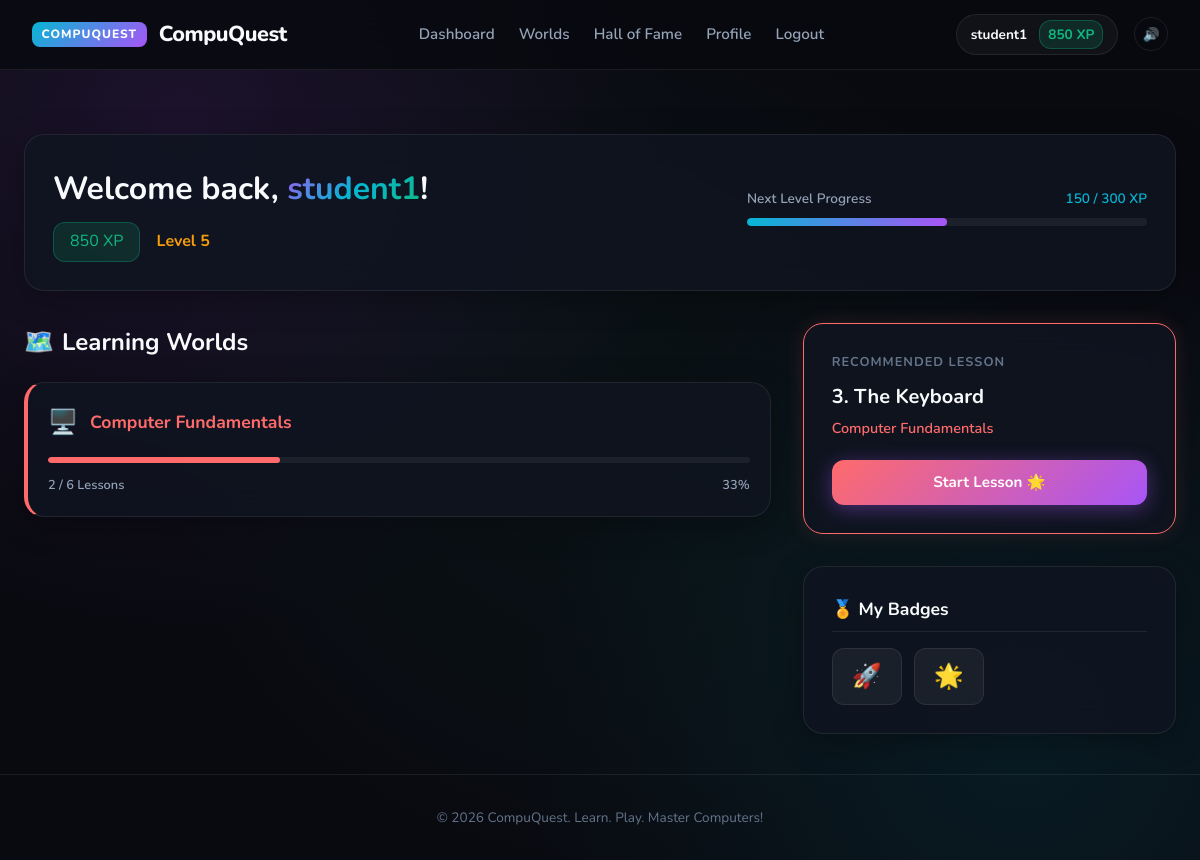
The app's page /dashboard (signed in) with its own data.
### tables this page shows
CREATE TABLE users (
        id INTEGER PRIMARY KEY AUTOINCREMENT,
        username TEXT UNIQUE NOT NULL,
        email TEXT UNIQUE NOT NULL,
        password_hash TEXT NOT NULL,
        xp INTEGER DEFAULT 0,
        level INTEGER DEFAULT 1,
        streak INTEGER DEFAULT 1,
        last_active_date TEXT,
        avatar TEXT DEFAULT 'happy_bot',
        title TEXT DEFAULT 'Explorer',
        created_at TEXT DEFAULT CURRENT_TIMESTAMP
    , grade INTEGER DEFAULT 1);

CREATE TABLE categories (
        slug TEXT PRIMARY KEY,
        title TEXT NOT NULL,
        subtitle TEXT,
        badge_label TEXT,
        accent_color TEXT,
        icon TEXT,
        order_idx INTEGER,
        description TEXT
    , min_grade INTEGER DEFAULT 1, max_grade INTEGER DEFAULT 10);

CREATE TABLE quests (
        id INTEGER PRIMARY KEY AUTOINCREMENT,
        category_slug TEXT NOT NULL,
        title TEXT NOT NULL,
        learning_material TEXT,
        story_hook TEXT,
        xp_reward INTEGER DEFAULT 100,
        difficulty TEXT,
        order_idx INTEGER,
        quiz_question TEXT,
        quiz_options TEXT,
        quiz_answer INTEGER,
        FOREIGN KEY (category_slug) REFERENCES categories(slug)
    );

CREATE TABLE user_badges (
        id INTEGER PRIMARY KEY AUTOINCREMENT,
        user_id INTEGER NOT NULL,
        badge_id INTEGER NOT NULL,
        earned_at TEXT DEFAULT CURRENT_TIMESTAMP,
        UNIQUE(user_id, badge_id),
        FOREIGN KEY (user_id) REFERENCES users(id),
        FOREIGN KEY (badge_id) REFERENCES badges(id)
    );

CREATE TABLE badges (
        id INTEGER PRIMARY KEY AUTOINCREMENT,
        slug TEXT UNIQUE NOT NULL,
        name TEXT NOT NULL,
        description TEXT,
        icon TEXT,
        category TEXT
    );

### app.py (the view)
@app.route('/dashboard')
def dashboard():
    user = get_current_user()
    if not user:
        flash('Please login to view your dashboard.', 'warning')
        return redirect(url_for('login'))
    conn = get_db_connection()
    lvl, curr_xp, next_lvl_xp = calculate_level(user['xp'])
    progress_pct = min(100, int((curr_xp / next_lvl_xp) * 100))
    categories = conn.execute('SELECT * FROM categories WHERE min_grade <= ? AND max_grade >= ? ORDER BY order_idx ASC', (user['grade'], user['grade'])).fetchall()
    cat_stats = []
    for cat in categories:
        total = conn.execute('SELECT COUNT(*) as count FROM quests WHERE category_slug = ?', (cat['slug'],)).fetchone()['count']
        completed = conn.execute('''
            SELECT COUNT(*) as count FROM user_progress up
            JOIN quests q ON up.quest_id = q.id
            WHERE up.user_id = ? AND up.completed = 1 AND q.category_slug = ?
        ''', (user['id'], cat['slug'])).fetchone()['count']
        pct = int((completed / total * 100)) if total > 0 else 0
        cat_stats.append({'cat': cat, 'total': total, 'completed': completed, 'pct': pct})
    badges = conn.execute('''
        SELECT b.*, ub.earned_at FROM badges b
        JOIN user_badges ub ON b.id = ub.badge_id
        WHERE ub.user_id = ?
        ORDER BY ub.earned_at DESC
    ''', (user['id'],)).fetchall()
    next_quest = conn.execute('''
        SELECT q.*, c.title as cat_title, c.accent_color FROM quests q
        JOIN categories c ON q.category_slug = c.slug
        LEFT JOIN user_progress up ON q.id = up.quest_id AND up.user_id = ?
        WHERE up.completed IS NULL OR up.completed = 0
        ORDER BY c.order_idx ASC, q.order_idx ASC
        LIMIT 1
    ''', (user['id'],)).fetchone()
    conn.close()
    return render_template('dashboard.html', user=user, level=lvl, curr_xp=curr_xp, next_lvl_xp=next_lvl_xp, progress_pct=progress_pct, cat_stats=cat_stats, badges=badges, next_quest=next_quest)

### app.py (called while the page is built)
def calculate_level(xp):
    if xp < 100:
        return 1, xp, 100
    elif xp < 250:
        return 2, xp - 100, 150
    elif xp < 450:
        return 3, xp - 250, 200
    elif xp < 700:
        return 4, xp - 450, 250
    elif xp < 1000:
        return 5, xp - 700, 300
    else:
        lvl = 5 + (xp - 1000) // 350
        curr = (xp - 1000) % 350
        return lvl, curr, 350

def get_current_user():
    if 'user_id' not in session:
        return None
    conn = get_db_connection()
    user = conn.execute('SELECT * FROM users WHERE id = ?', (session['user_id'],)).fetchone()
    conn.close()
    return user

### database.py (called while the page is built)
def get_db_connection():
    conn = sqlite3.connect(DB_PATH)
    conn.row_factory = sqlite3.Row
    return conn

### templates/dashboard.html
{% extends 'base.html' %}
{% block content %}
<div style="display: flex; flex-direction: column; gap: 2rem;">
    <div class="glass-card" style="display: flex; justify-content: space-between; align-items: center; flex-wrap: wrap; gap: 1rem;">
        <div>
            <h1 style="font-size: 2rem; margin-bottom: 0.5rem;">Welcome back, <span class="gradient-text">{{ user.username }}</span>!</h1>
            <div style="display: flex; gap: 1rem; align-items: center;">
                <span class="xp-badge" style="font-size: 1rem; padding: 0.4rem 1rem;">{{ user.xp }} XP</span>
                <span style="font-weight: 700; color: var(--neon-amber);">Level {{ level }}</span>
            </div>
        </div>
        <div style="min-width: 250px; flex-grow: 1; max-width: 400px;">
            <div style="display: flex; justify-content: space-between; margin-bottom: 0.5rem; font-size: 0.85rem; font-weight: 600;">
                <span style="color: var(--text-secondary);">Next Level Progress</span>
                <span style="color: var(--neon-cyan);">{{ curr_xp }} / {{ next_lvl_xp }} XP</span>
            </div>
            <div class="tier-progress-track">
                <div class="tier-progress-fill" style="width: {{ progress_pct }}%; background: linear-gradient(90deg, var(--neon-cyan), var(--neon-purple));"></div>
            </div>
        </div>
    </div>
    <div style="display: grid; grid-template-columns: 2fr 1fr; gap: 2rem;">
        <div style="display: flex; flex-direction: column; gap: 2rem;">
            <section>
                <h2 style="font-size: 1.5rem; margin-bottom: 1.25rem; display: flex; align-items: center; gap: 0.5rem;">
                    🗺️ <span style="color: var(--text-primary);">Learning Worlds</span>
                </h2>
                <div style="display: grid; grid-template-columns: repeat(auto-fit, minmax(220px, 1fr)); gap: 1.25rem;">
                    {% for stat in cat_stats %}
                    <div class="glass-card" style="padding: 1.25rem; border-left: 4px solid {{ stat.cat.accent_color }};">
                        <div style="display: flex; align-items: center; gap: 0.75rem; margin-bottom: 1rem;">
                            <div style="font-size: 1.5rem;">{{ stat.cat.icon }}</div>
                            <h3 style="font-size: 1.1rem; color: {{ stat.cat.accent_color }};">{{ stat.cat.title }}</h3>
                        </div>
                        <div class="tier-progress-track" style="height: 6px;">
                            <div class="tier-progress-fill" style="width: {{ stat.pct }}%; background: {{ stat.cat.accent_color }};"></div>
                        </div>
                        <div style="display: flex; justify-content: space-between; font-size: 0.8rem; color: var(--text-secondary); margin-top: 0.5rem; font-weight: 600;">
                            <span>{{ stat.completed }} / {{ stat.total }} Lessons</span>
                            <span>{{ stat.pct }}%</span>
                        </div>
                    </div>
                    {% endfor %}
                </div>
            </section>
        </div>
        <div style="display: flex; flex-direction: column; gap: 2rem;">
            {% if next_quest %}
            <section>
                <div class="glass-card" style="border-color: {{ next_quest.accent_color }}; box-shadow: 0 0 20px {{ next_quest.accent_color }}22;">
                    <div style="font-size: 0.8rem; text-transform: uppercase; letter-spacing: 1px; color: var(--text-muted); margin-bottom: 0.5rem; font-weight: 700;">Recommended Lesson</div>
                    <h3 style="font-size: 1.25rem; margin-bottom: 0.25rem;">{{ next_quest.title }}</h3>
                    <div style="color: {{ next_quest.accent_color }}; font-size: 0.9rem; font-weight: 600; margin-bottom: 1.25rem;">{{ next_quest.cat_title }}</div>
                    <a href="{{ url_for('learn_arena', quest_id=next_quest.id) }}" class="btn-glow btn-primary" style="width: 100%; background: linear-gradient(135deg, {{ next_quest.accent_color }}, var(--neon-purple));">Start Lesson 🌟</a>
                </div>
            </section>
            {% endif %}
            <section>
                <div class="glass-card">
                    <h3 style="font-size: 1.1rem; margin-bottom: 1rem; color: var(--text-primary); border-bottom: 1px solid var(--border-subtle); padding-bottom: 0.5rem;">🏅 My Badges</h3>
                    {% if badges %}
                    <div style="display: flex; flex-wrap: wrap; gap: 0.75rem;">
                        {% for badge in badges %}
                        <div style="background: rgba(255, 255, 255, 0.05); border: 1px solid var(--border-subtle); border-radius: 12px; padding: 0.5rem; display: flex; flex-direction: column; align-items: center; gap: 0.25rem; min-width: 70px;" title="{{ badge.name }}">
                            <span style="font-size: 1.5rem;">{{ badge.icon }}</span>
                        </div>
                        {% endfor %}
                    </div>
                    {% else %}
                    <p style="color: var(--text-secondary); font-size: 0.9rem; font-style: italic;">No badges earned yet. Complete lessons to unlock!</p>
                    {% endif %}
                </div>
            </section>
        </div>
    </div>
</div>
{% endblock %}

### templates/base.html (shortened to what this page needs)
<!DOCTYPE html>
<html lang="en">
<head>
    <link rel="stylesheet" href="{{ url_for('static', filename='css/style.css') }}">
</head>
<body>
    <nav class="cyber-nav">
        <a href="{{ url_for('index') }}" class="brand-logo">
            <span class="brand-badge">COMPUQUEST</span>
            CompuQuest
        </a>
        <ul class="nav-links">
            {% if user %}
                <li><a href="{{ url_for('dashboard') }}" class="nav-item">Dashboard</a></li>
                <li><a href="{{ url_for('categories_view') }}" class="nav-item">Worlds</a></li>
                <li><a href="{{ url_for('leaderboard') }}" class="nav-item">Hall of Fame</a></li>
                <li><a href="{{ url_for('profile') }}" class="nav-item">Profile</a></li>
                <li><a href="{{ url_for('logout') }}" class="nav-item">Logout</a></li>
            {% else %}
                <li><a href="{{ url_for('index') }}" class="nav-item">Home</a></li>
                <li><a href="{{ url_for('login') }}" class="nav-item">Login</a></li>
                <li><a href="{{ url_for('register') }}" class="nav-item">Register</a></li>
            {% endif %}
        </ul>
        <div style="display: flex; align-items: center; gap: 1rem;">
            {% if user %}
                <div class="user-status-pill">
                    <span>{{ user.username }}</span>
                    <span class="xp-badge">{{ user.xp }} XP</span>
                </div>
            {% else %}
                <div class="user-status-pill">
                    <span>Guest Explorer</span>
                </div>
            {% endif %}
            <button id="soundToggleBtn" class="btn-sound-toggle" title="Toggle Sound">
            </button>
        </div>
    </nav>
    <main class="container">
        {% block content %}{% endblock %}
    </main>
    <footer class="cyber-footer">
        © 2026 CompuQuest. Learn. Play. Master Computers!
    </footer>
</body>
</html>

### static/css/style.css (style rules this page uses)
:root { --bg-main: #090a10; --bg-card: rgba(16, 20, 32, 0.85); --bg-card-hover: rgba(23, 29, 46, 0.95); --bg-panel: #0f1320; --bg-input: #151a2c; --border-subtle: rgba(255, 255, 255, 0.08); --border-glow: rgba(139, 92, 246, 0.35); --neon-green: #10b981; --neon-cyan: #06b6d4; --neon-purple: #a855f7; --neon-pink: #f43f5e; --neon-amber: #f59e0b; --text-primary: #f8fafc; --text-secondary: #94a3b8; --text-muted: #64748b; --font-main: 'Nunito', 'Fredoka', system-ui, -apple-system, sans-serif; --font-mono: 'JetBrains Mono', 'Fira Code', Menlo, monospace; }
* { box-sizing: border-box; margin: 0; padding: 0; }
body { background-color: var(--bg-main); background-image: radial-gradient(circle at 15% 15%, rgba(168, 85, 247, 0.12) 0%, transparent 40%), radial-gradient(circle at 85% 85%, rgba(6, 182, 212, 0.1) 0%, transparent 40%), radial-gradient(circle at 50% 50%, rgba(16, 185, 129, 0.05) 0%, transparent 60%); background-attachment: fixed; color: var(--text-primary); font-family: var(--font-main); line-height: 1.6; min-height: 100vh; display: flex; flex-direction: column; }
.cyber-nav { position: sticky; top: 0; z-index: 100; background: rgba(9, 10, 16, 0.85); backdrop-filter: blur(16px); border-bottom: 1px solid var(--border-subtle); padding: 0.85rem 2rem; display: flex; justify-content: space-between; align-items: center; }
.brand-logo { display: flex; align-items: center; gap: 0.75rem; text-decoration: none; font-weight: 800; font-size: 1.35rem; letter-spacing: -0.5px; color: var(--text-primary); }
.brand-badge { background: linear-gradient(135deg, var(--neon-cyan), var(--neon-purple)); color: #fff; padding: 0.2rem 0.6rem; border-radius: 8px; font-size: 0.75rem; font-weight: 800; letter-spacing: 1px; }
.nav-links { display: flex; align-items: center; gap: 1.5rem; list-style: none; }
.nav-item { color: var(--text-secondary); text-decoration: none; font-weight: 600; font-size: 0.95rem; transition: all 0.2s ease; display: flex; align-items: center; gap: 0.4rem; }
.user-status-pill { display: flex; align-items: center; gap: 0.75rem; background: rgba(255, 255, 255, 0.04); border: 1px solid var(--border-subtle); padding: 0.35rem 0.85rem; border-radius: 9999px; font-size: 0.85rem; font-weight: 700; }
.xp-badge { background: rgba(16, 185, 129, 0.15); color: var(--neon-green); border: 1px solid rgba(16, 185, 129, 0.3); padding: 0.15rem 0.5rem; border-radius: 12px; }
.btn-sound-toggle { background: transparent; border: 1px solid var(--border-subtle); color: var(--text-secondary); border-radius: 50%; width: 34px; height: 34px; cursor: pointer; display: flex; align-items: center; justify-content: center; transition: all 0.2s; }
.btn-glow { display: inline-flex; align-items: center; justify-content: center; gap: 0.5rem; padding: 0.65rem 1.4rem; border-radius: 12px; font-weight: 700; font-size: 0.95rem; text-decoration: none; border: none; cursor: pointer; transition: all 0.25s cubic-bezier(0.4, 0, 0.2, 1); }
.btn-primary { background: linear-gradient(135deg, var(--neon-purple), #7c3aed); color: #fff; box-shadow: 0 4px 20px rgba(168, 85, 247, 0.4); }
.container { max-width: 1200px; margin: 0 auto; padding: 2.5rem 1.5rem; width: 100%; }
.glass-card { background: var(--bg-card); border: 1px solid var(--border-subtle); border-radius: 20px; padding: 1.75rem; backdrop-filter: blur(16px); box-shadow: 0 8px 32px rgba(0, 0, 0, 0.3); transition: all 0.3s ease; }
.gradient-text { background: linear-gradient(135deg, #a855f7, #06b6d4, #10b981); -webkit-background-clip: text; -webkit-text-fill-color: transparent; }
.tier-progress-track { background: rgba(255, 255, 255, 0.06); border-radius: 9999px; height: 8px; overflow: hidden; margin-bottom: 0.75rem; }
.tier-progress-fill { height: 100%; border-radius: 9999px; transition: width 0.6s ease; }
.cyber-footer { margin-top: auto; border-top: 1px solid var(--border-subtle); padding: 2rem; text-align: center; color: var(--text-muted); font-size: 0.85rem; }

### records on screen
users: username "student1", xp "850"
categories: cat.icon "🖥️", cat "Computer Fundamentals", cat_title "Computer Fundamentals"
quests: title "3. The Keyboard"
user_badges: icon "🚀"
user_badges: icon "🌟"

### other values on screen
{{ level }} "5"
{{ curr_xp }} "150"
{{ next_lvl_xp }} "300"
{{ stat.completed }} "2"
{{ stat.total }} "6"
{{ stat.pct }} "33"
